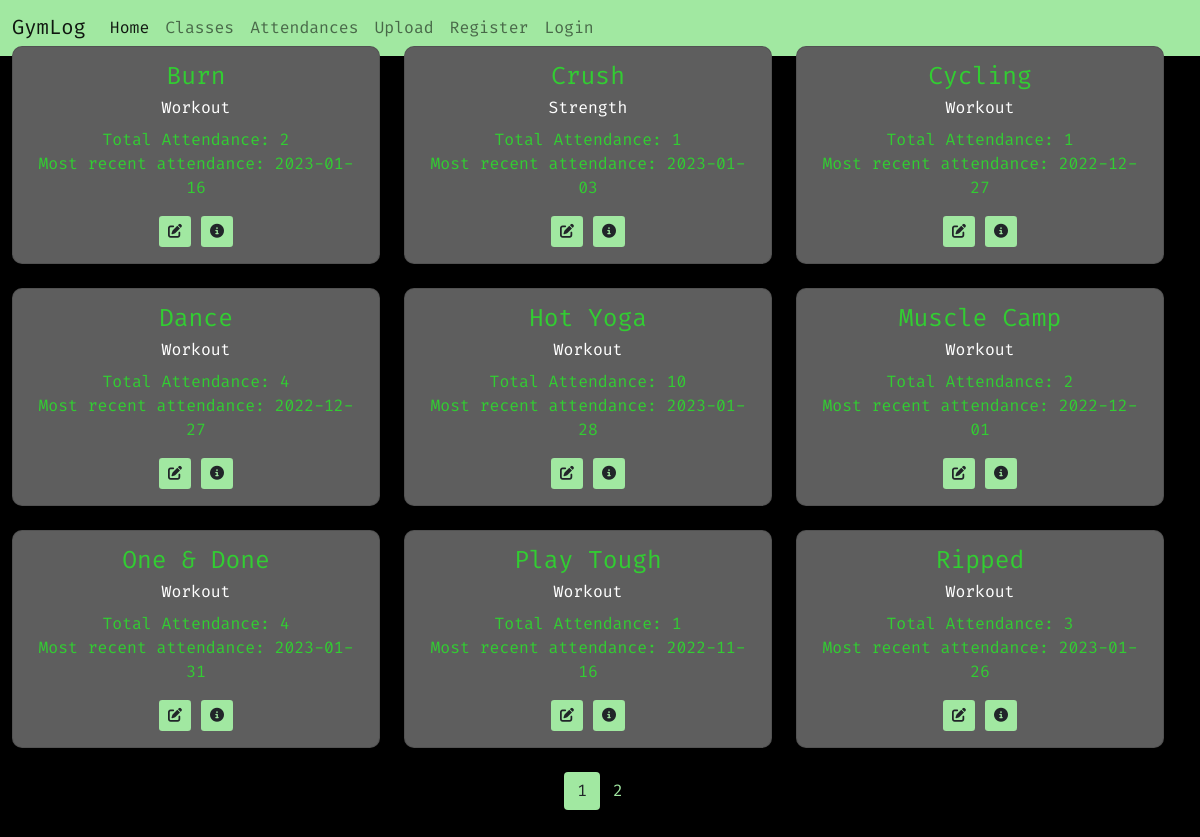
Page /classes on the committed database.
### app/models.py (models this page shows, shortened)
class GymClass(db.Model):
    id = db.Column(db.Integer, primary_key=True)
    name = db.Column(db.String(20), unique=True, nullable=False)
    class_type = db.Column(db.String(3), default='Workout')
    attendance_list = db.relationship(
        'Attendance', backref='class_taken', lazy=True)
    def __lt__(self, other):
        return self.name < other.name

class Attendance(db.Model):
    id = db.Column(db.Integer, primary_key=True)
    class_id = db.Column(db.Integer, db.ForeignKey(
        'gym_class.id'), nullable=False)
    date_attended = db.Column(db.Date, nullable=False,
                              default=date.today)
    def __repr__(self) -> str:
        return self.date_attended.strftime("%Y-%m-%d")
    def __lt__(self, other):
        return self.date_attended < other.date_attended

### app/routes.py (the view)
@app.route('/classes')
def classes():
    page = request.args.get('page', 1, type=int)
    gym_classes = GymClass.query.order_by(
        GymClass.name).paginate(page=page, per_page=9)
    return render_template('classes.html', title='Classes', gym_classes=gym_classes)

### app/templates/classes.html (shortened to what this page needs)
{% extends "layout.html" %}
{% block content %}
<div class="row align-items-center">
    <h1>Classes <a href="{{ url_for('new_class') }}" class="btn btn-sm btn-add"></a>
    </h1>
</div>
<div class="row row-cols-1 row-cols-md-3">
    {% for c in gym_classes|sort %}
    <div class="col mb-4">
        <div class="card content">
            <div class="card-body">
                <h4 class="card-title">
                    {{ c.name }}
                </h4>
                <p class="card-subtitle mb-2">{{ c.class_type }}</p>
                <p class="card-text">
                    Total Attendance: <strong>{{ c.attendance_list|length }} </strong></br>
                    Most recent attendance: <strong>{{ c.attendance_list|sort(reverse = True)|first }}</strong>
                </p>
                <a href="{{ url_for('edit_class', class_id=c.id) }}" class="btn btn-sm btn-current"><i
                        class="fa-solid fa-pen-to-square"></i></a>
                <a href="{{ url_for('show_class', class_id=c.id) }}" class="btn btn-sm btn-current"><i
                        class="fa-solid fa-circle-info"></i></a>
            </div>
        </div>
    </div>
    {% endfor %}
</div>
<nav>
    <ul class="pagination justify-content-center">
        {% for page_num in gym_classes.iter_pages(left_edge=1, right_edge=1, left_current=1, right_current=2) %}
        {% if page_num %}
        {% if gym_classes.page == page_num %}
        <li class="page-item">
            <a class="btn btn-current mb-4" href="{{ url_for('classes', page=page_num) }}">{{ page_num }}</a>
        </li>
        {% else %}
        <li class="page-item">
            <a class="btn btn-other mb-4" href="{{ url_for('classes', page=page_num) }}">{{ page_num }}</a>
        </li>
        {% endif %}
        {% else %}
        ...
        {% endif %}
        {% endfor %}
    </ul>
</nav>
{% endblock content %}

### app/static/main.css (style rules this page uses)
:root { --pink: #f9cdff; --litepink: #fce6ff; --bg-color: black; --primary-color: #32CD32; --secondary-color: #A1E8A1; --tertiary-color: #5e5e5e; --typewriter-speed: 2s; --typewriter-chars: 17; }
body { background-color: var(--bg-color); color: var(--primary-color); margin: 0; min-height: 100vh; font-family: 'Fira Code'; }
h1, h2, h3, h4 { color: var(--primary-color); }
.content { background-color: var(--tertiary-color); border-radius: 10px; }
.card-subtitle { color: white; }
.btn-current { background-color: var(--secondary-color); }
.btn-other { background-color: transparent; color: var(--secondary-color) }
.btn-add { background-color: transparent; border-color: var(--primary-color); color: var(--primary-color) }

### rows in the picture
GymClass: name "Burn", class_type "Workout", attendance_list|length "2", attendance_list|sort "2023-01-16"
GymClass: name "Crush", class_type "Strength", attendance_list|length "1", attendance_list|sort "2023-01-03"
GymClass: name "Cycling", class_type "Workout", attendance_list|length "1", attendance_list|sort "2022-12-27"
GymClass: name "Dance", class_type "Workout", attendance_list|length "4", attendance_list|sort "2022-12-27"
GymClass: name "Hot Yoga", class_type "Workout", attendance_list|length "10", attendance_list|sort "2023-01-28"
GymClass: name "Muscle Camp", class_type "Workout", attendance_list|length "2", attendance_list|sort "2022-12-01"
GymClass: name "One & Done", class_type "Workout", attendance_list|length "4", attendance_list|sort "2023-01-31"
GymClass: name "Play Tough", class_type "Workout", attendance_list|length "1", attendance_list|sort "2022-11-16"
GymClass: name "Ripped", class_type "Workout", attendance_list|length "3", attendance_list|sort "2023-01-26"

### other values in the picture
{{ page_num }} "1"
{{ page_num }} "2"
